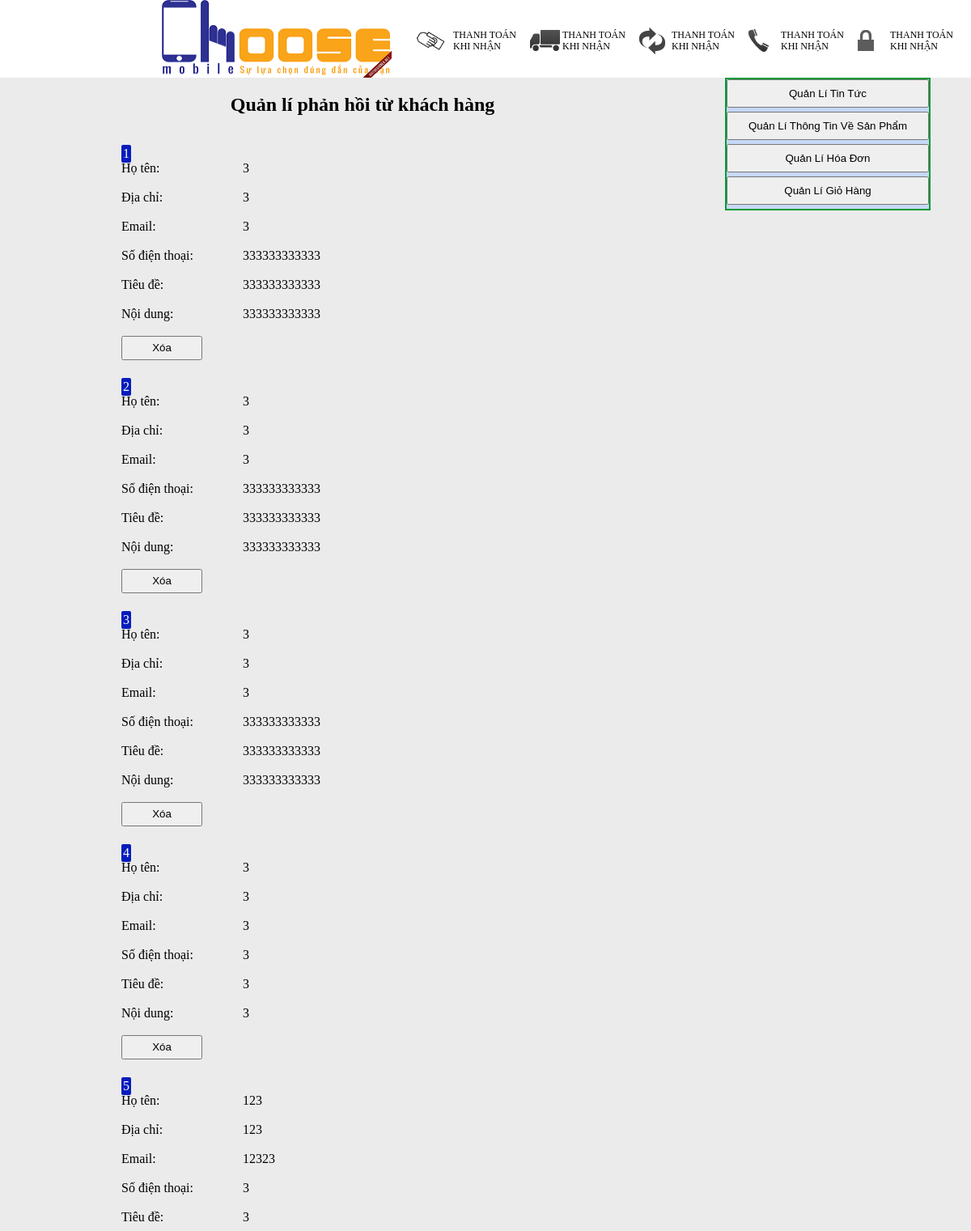
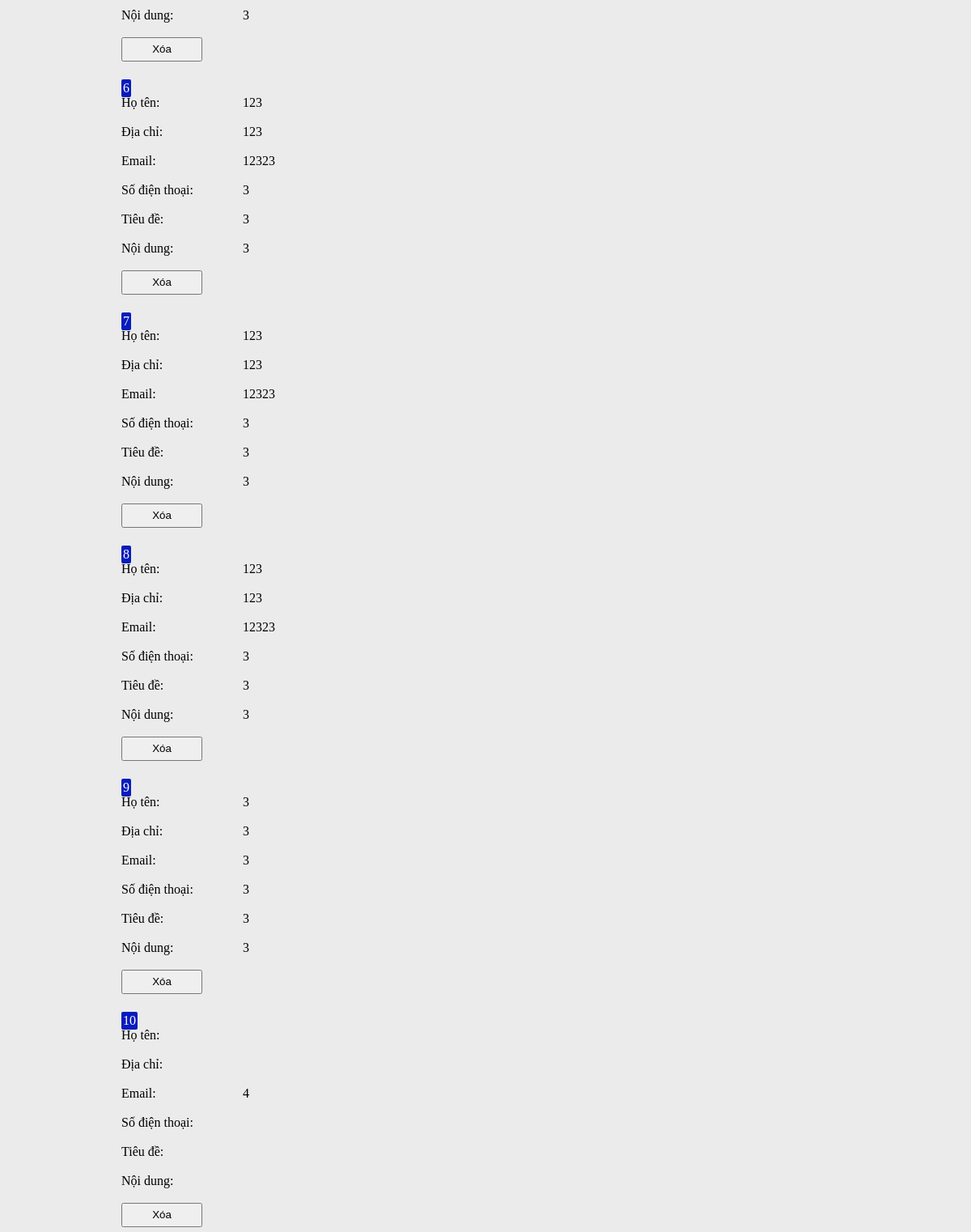
The page /quanli.php?ac=tintuc on the database its author committed (2 pictures, top to bottom).
### tables this page shows
CREATE TABLE `lienhe` (
  `id` int(11) NOT NULL AUTO_INCREMENT,
  `hoten` varchar(255) DEFAULT NULL,
  `diachi` varchar(255) DEFAULT NULL,
  `email` varchar(255) DEFAULT NULL,
  `sdt` varchar(255) DEFAULT NULL,
  `tieude` varchar(255) DEFAULT NULL,
  `noidung` varchar(255) DEFAULT NULL,
  PRIMARY KEY (`id`)
);

### quanli.php (the view, shortened to what this page needs)
<!DOCTYPE html>
<html>
<head>
	<link rel="stylesheet" type="text/css" href="css/quanli.css">
</head>
<body>
<div class="quanli-menu">
	<a href="index.php">
	<img id="choose-mobile"src="images/logo.png" width="284"  height="96" alt="" />
	</a>
	<div id="banner">
	<div  id="pay" class="p">Thanh Toán Khi Nhận</div>
	<div  id="truck" class="p">Thanh Toán Khi Nhận</div>
	<div  id="return" class="p">Thanh Toán Khi Nhận</div>
	<div  id="phone" class="p">Thanh Toán Khi Nhận</div>
	<div  id="lock" class="p">Thanh Toán Khi Nhận</div>
	</div>
</div>
<div class="quanli-left">
	<a href="quanli.php?ac=tintuc"><button>Quản Lí Tin Tức</button></a>
	<a href="quanli.php?ac=thongtin"><button>Quản Lí Thông Tin Về Sản Phẩm</button></a>
	<a href="quanli.php?ac=hoadon"><button>Quản Lí Hóa Đơn</button></a>
	<a href="quanli.php?ac=giohang"><button>Quản Lí Giỏ Hàng</button></a>
</div>
<div class="quanli-right">
<?php
if(isset($_GET['ac']))
{
if(($_GET['ac']=='tintuc'))
{	?>
<center>
<h2>Quản lí phản hồi từ khách hàng</h2>
</center>
<?php
	$tintuc=mysql_query('select * from lienhe order by id desc');
	$i=0;
	while($tintuc1=mysql_fetch_array($tintuc)){ $i++;
?>
<p id="stt">
<?php
	echo $i;
?>
</p>
<br>
<br>
<span class="p1">Họ tên:</span><span class="p2"><?php echo $tintuc1['hoten'];?></span><br><br>
<span class="p1">Địa chỉ:</span><span class="p2"><?php echo $tintuc1['diachi'];?></span><br><br>
<span class="p1">Email:</span><span class="p2"><?php echo $tintuc1['email'];?></span><br><br>
<span class="p1">Số điện thoại:</span><span class="p2"><?php echo $tintuc1['sdt'];?></span><br><br>
<span class="p1">Tiêu đề:</span><span class="p2"><?php echo $tintuc1['tieude'];?></span><br><br>
<span class="p1">Nội dung:</span><span class="p2"><?php echo $tintuc1['noidung'];?></span><br><br>
<a href="quanli.php?idtt=<?php echo $tintuc1['id']?>"><button class="p1" id="xoatintuc" name="xoatintuc">Xóa</button></a><br><br>
<?php
}
}
}
?>
</div>
</body>
</html>

### css/quanli.css (style rules this page uses)
body { background-color: #EBEBEB; font-family: tahoma; height:auto; margin: 0; padding: 0; }
.quanli-menu { width: 100%; height: 96px; background-color: white; }
.quanli-left { height: 100%; width: 250px; float:right; background-color: #C6D8F6; border: 2px #059936 solid; margin-right: 50px; }
#choose-mobile { position: absolute; margin-left: 200px; }
#banner { width:680px; float:left; position:absolute; margin-left: 500px; margin-top: 32px; }
.p { width:80px; float: left; font-size: 12px; font-weight: 300; line-height: 14px; margin-left:15px; margin-top: 0px; padding: 4px 0; text-transform: uppercase; }
#banner #pay { background:url(../images/pay.jpg) no-repeat left center; padding-left:45px; }
#banner #truck { background:url(../images/ship.jpg) no-repeat left center; padding-left:40px; }
#banner #lock { background:url(../images/lock.jpg) no-repeat left center; padding-left:40px; }
#banner #return { background:url(../images/f5.jpg) no-repeat left center; padding-left:40px; }
#banner #phone { background:url(../images/phone.jpg) no-repeat left center; padding-left:40px; }
.quanli-left button { height: 35px; width: 100%; margin-bottom: 5px; }
.p1 { margin-left: 150px; position: absolute; }
.p2 { position: absolute; margin-left: 300px; }
#xoatintuc { height: 30px; width: 100px; }
#stt { margin-left: 150px; position: absolute; border: 2px #071CBD solid; border-radius: 2px; background-color: #071CBD; color: white; }

### rows shown on the page
lienhe: hoten "3", diachi "3", email "3", sdt "333333333333", tieude "333333333333", noidung "333333333333"
lienhe: hoten "3", diachi "3", email "3", sdt "333333333333", tieude "333333333333", noidung "333333333333"
lienhe: hoten "3", diachi "3", email "3", sdt "333333333333", tieude "333333333333", noidung "333333333333"
lienhe: hoten "3", diachi "3", email "3", sdt "3", tieude "3", noidung "3"
lienhe: hoten "123", diachi "123", email "12323", sdt "3", tieude "3", noidung "3"
lienhe: hoten "123", diachi "123", email "12323", sdt "3", tieude "3", noidung "3"
lienhe: hoten "123", diachi "123", email "12323", sdt "3", tieude "3", noidung "3"
lienhe: hoten "123", diachi "123", email "12323", sdt "3", tieude "3", noidung "3"
lienhe: hoten "3", diachi "3", email "3", sdt "3", tieude "3", noidung "3"
lienhe: email "4"
